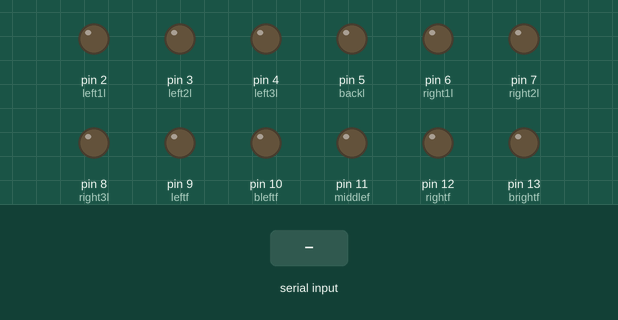
Recording of a sketch running on a simulated Arduino Uno, built with avr-gcc and run on an emulated ATmega328P. Shown: output pins drawn as LEDs (lit = HIGH). The test bench sets the inputs (shaded band). What the sketch prints to the serial monitor is not drawn.

Above: at 6.2 s.
6.3 s: "JUFLLON" received over Serial
At 8.5 s:
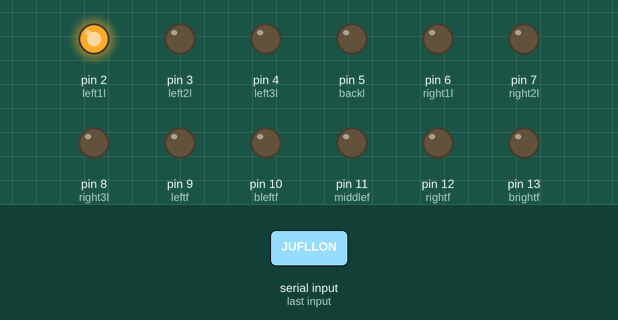
8.8 s: "JUFLLLON" received over Serial
At 10.6 s:
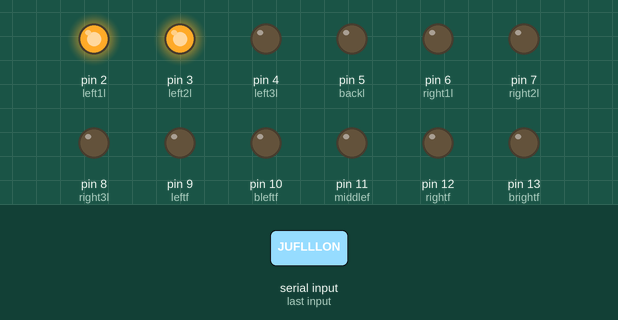
11.3 s: "JUFLLOFF" received over Serial
At 13.5 s:
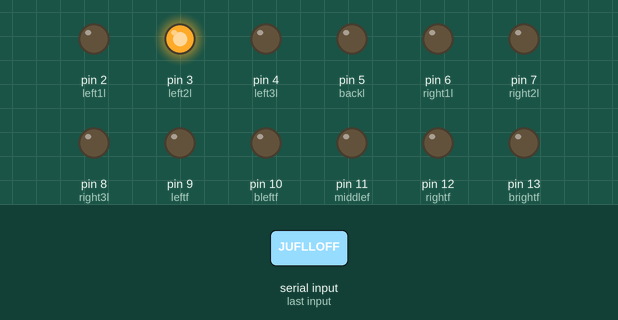
13.8 s: "JUFLLLLON" received over Serial
At 15.7 s:
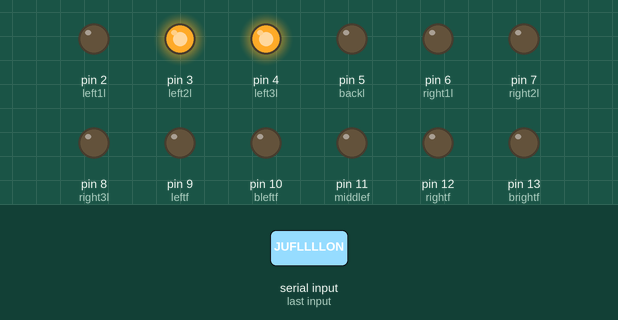
16.3 s: "JUFLLLOFF" received over Serial
At 18.5 s:
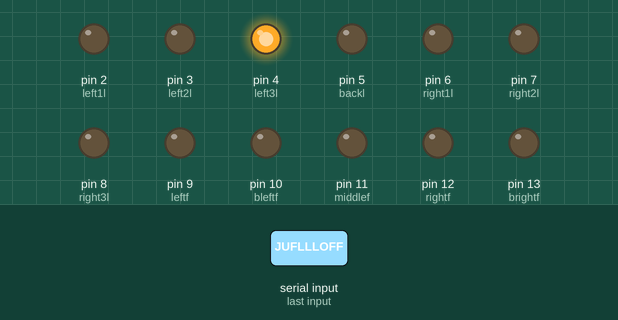
18.8 s: "JUFLBON" received over Serial
At 20.5 s:
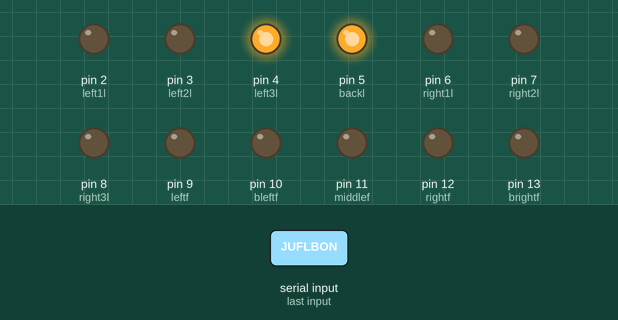
Timing chart, 0 to 22.0 s (numbered marks = the images above; inputs shaded):
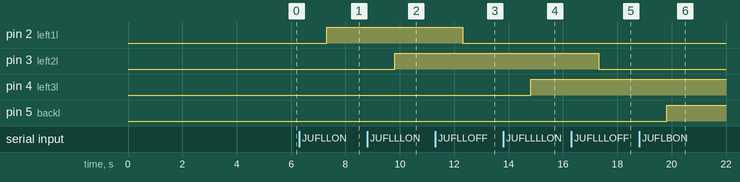

Measured:
- after the input at 6.3 s, pin 2 (left1l): LOW → HIGH after 1.0 s
- after the input at 8.8 s, pin 3 (left2l): LOW → HIGH after 1.0 s
- after the input at 11.3 s, pin 2 (left1l): HIGH → LOW after 1.0 s
- after the input at 13.8 s, pin 4 (left3l): LOW → HIGH after 1.0 s
- after the input at 16.3 s, pin 3 (left2l): HIGH → LOW after 1.0 s
- after the input at 18.8 s, pin 5 (backl): LOW → HIGH after 1.0 s

The sketch:

4thyear.ino
```cpp
//2nd years

String textMessage;

const int left1l=2; //lights pins
const int left2l=3;
const int left3l=4;
const int backl=5;
const int right1l=6;
const int right2l=7;
const int right3l=8;

const int leftf=9;//fans pins
const int bleftf=10;
const int middlef=11;
const int rightf=12;
const int brightf=13;

void setup()
{
  //setting outpins
pinMode(left1l,OUTPUT);
pinMode(left2l,OUTPUT);
pinMode(left3l,OUTPUT);
pinMode(backl,OUTPUT);
pinMode(right1l,OUTPUT);
pinMode(right2l,OUTPUT);
pinMode(right3l,OUTPUT);

pinMode(leftf,OUTPUT);
pinMode(bleftf,OUTPUT);
pinMode(middlef,OUTPUT);
pinMode(rightf,OUTPUT);
pinMode(brightf,OUTPUT);


//setting default
digitalWrite(left1l,LOW);
digitalWrite(left2l,LOW);
digitalWrite(left3l,LOW);
digitalWrite(backl,LOW);
digitalWrite(right1l,LOW);
digitalWrite(right2l,LOW);
digitalWrite(right3l,LOW);

digitalWrite(leftf,LOW);
digitalWrite(bleftf,LOW);
digitalWrite(middlef,LOW);
digitalWrite(rightf,LOW);
digitalWrite(brightf,LOW);

Serial.begin(19200);
delay(5000);
Serial.print("AT+CMGF=1\r");
}
void loop()
{
 if(Serial.available()>0)
 {
   textMessage=Serial.readString();
   delay(10);
 }
       //lights
       if(textMessage.indexOf("JUFLLON")>=0)
       {
       digitalWrite(left1l,HIGH);
       textMessage="";
       }
       if(textMessage.indexOf("JUFLLOFF")>=0)
       {
       digitalWrite(left1l,LOW);
       textMessage="";
       }
       //
       if(textMessage.indexOf("JUFLLLON")>=0)
       {
       digitalWrite(left2l,HIGH);
       textMessage="";
       }
       if(textMessage.indexOf("JUFLLLOFF")>=0)
       {
       digitalWrite(left2l,LOW);
       textMessage="";
       }
              //
       if(textMessage.indexOf("JUFLLLLON")>=0)
       {
       digitalWrite(left3l,HIGH);
       textMessage="";
       }
       if(textMessage.indexOf("JUFLLLLOFF")>=0)
       {
       digitalWrite(left3l,LOW);
       textMessage="";
       }
            //
       if(textMessage.indexOf("JUFLBON")>=0)
       {
       digitalWrite(backl,HIGH);
       textMessage="";
       }
       if(textMessage.indexOf("JUFLBOFF")>=0)
       {
       digitalWrite(backl,LOW);
       textMessage="";
       }
              //
       if(textMessage.indexOf("JUFLRON")>=0)
       {
       digitalWrite(right1l,HIGH);
       textMessage="";
       }
       if(textMessage.indexOf("JUFLROFF")>=0)
       {
       digitalWrite(right1l,LOW);
       textMessage="";
       }
              //
       if(textMessage.indexOf("JUFLRRON")>=0)
       {
       digitalWrite(right2l,HIGH);
       textMessage="";
       }
       if(textMessage.indexOf("JUFLRROFF")>=0)
       {
       digitalWrite(right2l,LOW);
       textMessage="";
       }
              //
       if(textMessage.indexOf("JUFLRRRON")>=0)
       {
       digitalWrite(right3l,HIGH);
       textMessage="";
       }
       if(textMessage.indexOf("JUFLRRROFF")>=0)
       {
       digitalWrite(right3l,LOW);
       textMessage="";
       }


//fans

       //
       if(textMessage.indexOf("JUFFLON")>=0)
       {
       digitalWrite(leftf,HIGH);
       textMessage="";
       }
       if(textMessage.indexOf("JUFFLOFF")>=0)
       {
       digitalWrite(leftf,LOW);
       textMessage="";
       }
       //
       if(textMessage.indexOf("JUFFBLON")>=0)
       {
       digitalWrite(bleftf,HIGH);
       textMessage="";
       }
       if(textMessage.indexOf("JUFFBLOFF")>=0)
       {
       digitalWrite(bleftf,LOW);
       textMessage="";
       }
       //
       if(textMessage.indexOf("JUFFMON")>=0)
       {
       digitalWrite(middlef,HIGH);
       textMessage="";
       }
       if(textMessage.indexOf("JUFFMOFF")>=0)
       {
       digitalWrite(middlef,LOW);
       textMessage="";
       }
              //
       if(textMessage.indexOf("JUFFRON")>=0)
       {
       digitalWrite(rightf,HIGH);
       textMessage="";
       }
       if(textMessage.indexOf("JUFFROFF")>=0)
       {
       digitalWrite(rightf,LOW);
       textMessage="";
       }
              //
       if(textMessage.indexOf("JUFFBRON")>=0)
       {
       digitalWrite(brightf,HIGH);
       textMessage="";
       }
       if(textMessage.indexOf("JUFFBROFF")>=0)
       {
       digitalWrite(brightf,LOW);
       textMessage="";
       }
}
```
